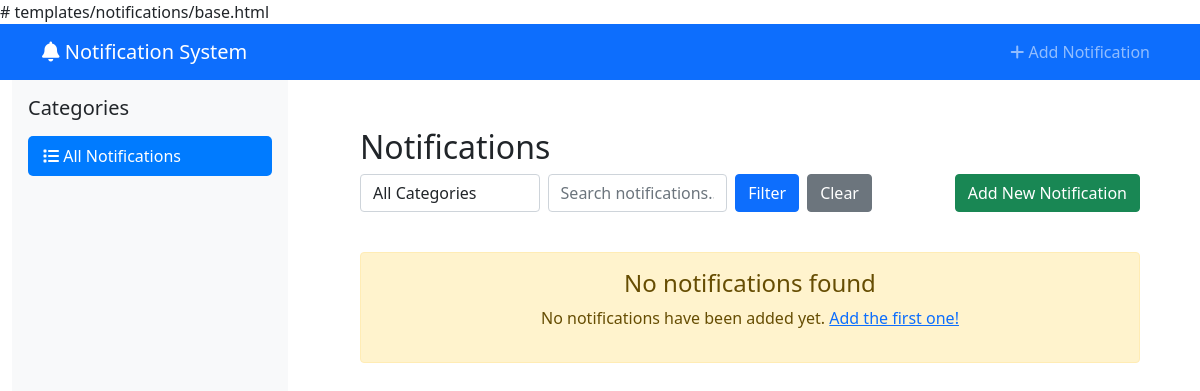
Page /bulletins/ on the earlier database version.
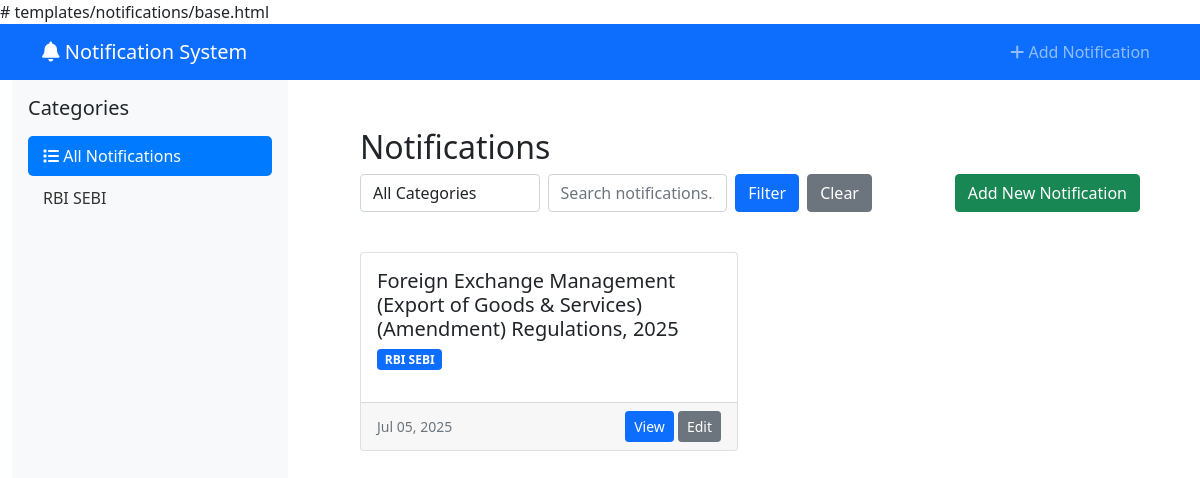
Same page on the later database version.
### bulletins/models.py (models this page shows, shortened)
class NotificationCategory(models.Model):
    CATEGORY_CHOICES = [
        ('rbi_sebi', 'RBI SEBI'),
        ('notification', 'Notification'),
        ('circular', 'Circular'),
        ('income_tax', 'Income Tax'),
        ('service_tax', 'Service Tax'),
        ('central_sales_tax', 'Central Sales Tax'),
        ('excise_matters', 'Excise Matters'),
        ('customs', 'Customs'),
        ('company_law', 'Company Law'),
        ('labour_laws', 'Labour Laws'),
        ('fema', 'FEMA'),
        ('llp_act_2008', 'The LLP Act 2008'),
        ('accounting_standard', 'Accounting Standard (INDAS)'),
        ('others', 'Others'),
        ('gst', 'GST'),
        ('igst', 'IGST'),
        ('utgst', 'UTGST'),
        ('compensation_cess', 'Compensation Cess'),
        ('ibc_regulation', 'IBC Regulation'),
        ('vat', 'VAT'),
        ('delhi_vat', 'Delhi VAT'),
        ('maharashtra_vat', 'Maharashtra VAT'),
        ('gujarat_vat', 'Gujarat VAT'),
        ('telangana_vat', 'Telangana VAT'),
        ('tamil_nadu_vat', 'Tamil Nadu VAT'),
        ('karnataka_vat', 'Karnataka VAT'),
        ('west_bengal_vat', 'West Bengal VAT'),
        ('rajasthan_vat', 'Rajasthan VAT'),
        ('uttar_pradesh_vat', 'Uttar Pradesh VAT'),
        ('punjab_vat', 'Punjab VAT'),
    ]
    name = models.CharField(max_length=100, choices=CATEGORY_CHOICES, unique=True)
    display_name = models.CharField(max_length=100)
    created_at = models.DateTimeField(auto_now_add=True)
    parent = models.ForeignKey('self', on_delete=models.CASCADE, null=True, blank=True, related_name='subcategories')
    class Meta:
        verbose_name_plural = "Notification Categories"

class Notification(models.Model):
    title = models.CharField(max_length=255)
    notification_number = models.CharField(max_length=100, unique=True, help_text="Enter notification number (e.g., NOT/2024/001)")
    notification_date = models.DateField(default=timezone.now, help_text="Date of the notification")
    content = RichTextField()
    category = models.ForeignKey(NotificationCategory, on_delete=models.CASCADE, related_name='notifications')
    created_at = models.DateTimeField(auto_now_add=True)
    updated_at = models.DateTimeField(auto_now=True)
    is_active = models.BooleanField(default=True)
    class Meta:
        ordering = ['-notification_date', '-created_at']
        unique_together = ['notification_number']  # Ensure notification number is unique

### bulletins/views.py (the view)
# urls.py: path('', views.notification_list, name='notification_list'),
def notification_list(request):
    category_filter = request.GET.get('category')
    search_query = request.GET.get('search')
    notifications = Notification.objects.filter(is_active=True)
    if category_filter:
        notifications = notifications.filter(category__name=category_filter)
    if search_query:
        notifications = notifications.filter(
            Q(title__icontains=search_query) |
            Q(content__icontains=search_query)
        )
    paginator = Paginator(notifications, 10)
    page_number = request.GET.get('page')
    page_obj = paginator.get_page(page_number)
    categories = NotificationCategory.objects.all()
    context = {
        'notifications': page_obj,
        'categories': categories,
        'selected_category': category_filter,
        'search_query': search_query,
    }
    return render(request, 'notifications/notification_list.html', context)

### templates/notifications/notification_list.html (shortened to what this page needs)
{% extends 'notifications/base.html' %}
{% block content %}
<div class="container mt-4">
    <h2>Notifications</h2>
    <div class="row mb-4">
        <div class="col-md-8">
            <form method="GET" class="d-flex">
                <select name="category" class="form-control me-2">
                    <option value="">All Categories</option>
                </select>
                <input type="text" name="search" class="form-control me-2"
                       placeholder="Search notifications..."
                       value="{{ search_query|default:'' }}">
                <button type="submit" class="btn btn-primary">Filter</button>
                <a href="{% url 'notification_list' %}" class="btn btn-secondary ms-2">Clear</a>
            </form>
        </div>
        <div class="col-md-4 text-end">
            <a href="{% url 'add_notification' %}" class="btn btn-success">Add New Notification</a>
        </div>
    </div>
    {% if notifications.object_list %}
        <div class="row">
            {% for notification in notifications %}
                <div class="col-md-6 mb-3">
                    <div class="card h-100">
                        <div class="card-body">
                            <h5 class="card-title">{{ notification.title }}</h5>
                            <p class="card-text">
                                <span class="badge bg-primary">{{ notification.category.display_name }}</span>
                            </p>
                        </div>
                        <div class="card-footer d-flex justify-content-between align-items-center">
                            <small class="text-muted">{{ notification.created_at|date:"M d, Y" }}</small>
                            <div>
                                <a href="{% url 'notification_detail' notification.pk %}" class="btn btn-sm btn-primary">View</a>
                                <a href="{% url 'edit_notification' notification.pk %}" class="btn btn-sm btn-secondary">Edit</a>
                            </div>
                        </div>
                    </div>
                </div>
            {% endfor %}
        </div>
    {% else %}
        <div class="alert alert-warning text-center">
            <h4>No notifications found</h4>
            {% if selected_category or search_query %}
                <p>Try adjusting your search criteria or <a href="{% url 'notification_list' %}">view all notifications</a>.</p>
            {% else %}
                <p>No notifications have been added yet. <a href="{% url 'add_notification' %}">Add the first one!</a></p>
            {% endif %}
        </div>
    {% endif %}
</div>
{% endblock %}

### templates/notifications/base.html (shortened to what this page needs)
<!DOCTYPE html>
<html lang="en">
<head>
    <link href="https://cdn.jsdelivr.net/npm/bootstrap@5.1.3/dist/css/bootstrap.min.css" rel="stylesheet">
    <link href="https://cdnjs.cloudflare.com/ajax/libs/font-awesome/6.0.0/css/all.min.css" rel="stylesheet">
</head>
<body>
    <nav class="navbar navbar-expand-lg navbar-dark bg-primary">
        <div class="container">
            <a class="navbar-brand" href="{% url 'notification_list' %}">
                <i class="fas fa-bell"></i> Notification System
            </a>
            <div class="navbar-nav ms-auto">
                <a class="nav-link" href="{% url 'add_notification' %}">
                    <i class="fas fa-plus"></i> Add Notification
                </a>
            </div>
        </div>
    </nav>
    <div class="container-fluid">
        <div class="row">
            <div class="col-md-3">
                <div class="sidebar p-3">
                    <h5 class="mb-3">Categories</h5>
                    <a href="{% url 'notification_list' %}" class="category-link {% if not selected_category %}active{% endif %}">
                        <i class="fas fa-list"></i> All Notifications
                    </a>
                    {% for category in categories %}
                        <a href="{% url 'category_notifications' category.name %}"
                           class="category-link {% if selected_category == category.name %}active{% endif %}">
                            {{ category.display_name }}
                        </a>
                    {% endfor %}
                </div>
            </div>
            <div class="col-md-9">
                <div class="p-4">
                    {% block content %}
                    {% endblock %}
                </div>
            </div>
        </div>
    </div>
</body>
</html>

Differences in the rows shown:
added NotificationCategory: display_name "RBI SEBI"
added Notification: title "Foreign Exchange Management (Export of Goods & Services) (Amendment) Regulations, 2025", category.display_name "RBI SEBI", created_at "Jul 05, 2025"
Other differences:
text no longer shown: "No notifications found No notifications have been added yet. Add the first one!"
